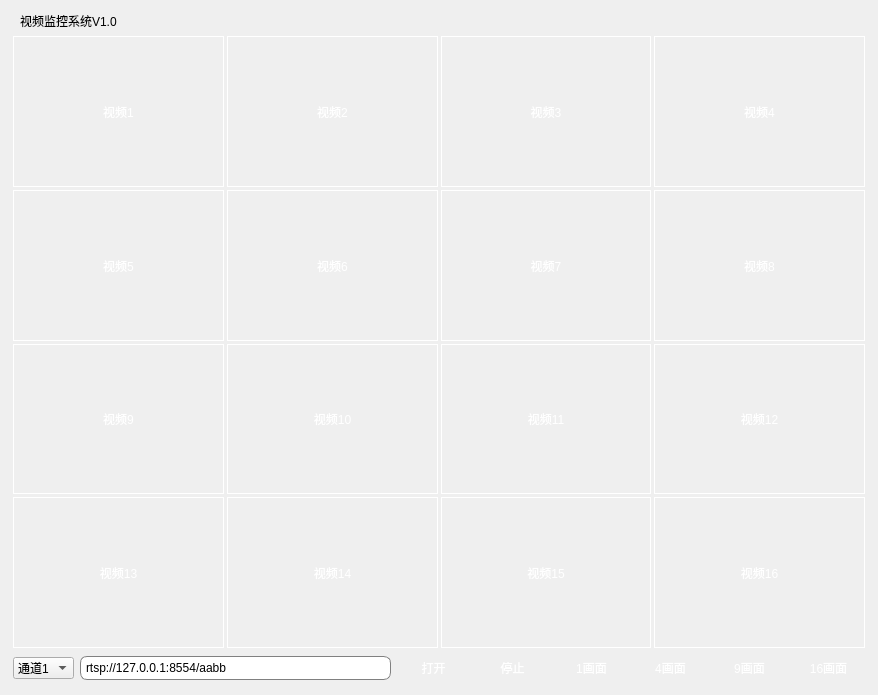
<?xml version="1.0" encoding="UTF-8"?>
<ui version="4.0">
 <class>frmMain</class>
 <widget class="QWidget" name="frmMain">
  <property name="geometry">
   <rect>
    <x>0</x>
    <y>0</y>
    <width>878</width>
    <height>695</height>
   </rect>
  </property>
  <property name="windowTitle">
   <string>安防视频监控系统</string>
  </property>
  <property name="styleSheet">
   <string notr="true">QLineEdit{
	border:1px solid gray;border-radius:7px;padding:3px;
}

QPushButton#btn_menu{
	background-image: url(:/image/btn_menu_normal.png);
	border: 0px;
}
QPushButton#btn_menu:hover{
	background-image: url(:/image/btn_menu_hover.png);
	border: 0px;
}
QPushButton#btn_menu:checked{
	background-image: url(:/image/btn_menu_hover.png);
	border: 0px;
}

/*minBtn*/
QPushButton#btn_min{
	background-image: url(:/image/btn_min_normal.png);
	border: 0px;
}
QPushButton#btn_min:hover{
	background-image: url(:/image/btn_min_hover.png);
	border: 0px;
}
QPushButton#btnmin:checked{
	background-image: url(:/image/btn_min_hover.png);
	border: 0px;
}

/*nomalBtn*/
QPushButton#btn_max{
	background-image: url(:/image/btn_max_normal.png);
	border: 0px;
}
QPushButton#btn_max:hover{
	background-image: url(:/image/btn_max_hover.png);
	border: 0px;
}
QPushButton#btn_max:checked{
	background-image: url(:/image/btn_max_hover.png);
	border: 0px;
}

/*closeBtn*/
QPushButton#btn_close{
	background-image: url(:/image/btn_close_normal.png);
	border: 0px;
}
QPushButton#btn_close:hover{
	background-image: url(:/image/btn_close_hover.png);
	border: 0px;
}
QPushButton#btn_close:checked{
	background-image: url(:/image/btn_close_hover.png);
	border: 0px;
}

QLabel#labVideo1,#labVideo2,#labVideo3,#labVideo4,#labVideo5,#labVideo6,#labVideo7,#labVideo8,#labVideo9,#labVideo10,#labVideo11,#labVideo12,#labVideo13,#labVideo14,#labVideo15,#labVideo16{
	border-image: url(:/image/lab_normal.png);
	color: rgb(255, 255, 255);
	font: 25pt &quot;微软雅黑&quot;;
}
QLabel:hover#labVideo1,QLabel:hover#labVideo2,QLabel:hover#labVideo3,QLabel:hover#labVideo4,QLabel:hover#labVideo5,QLabel:hover#labVideo6,QLabel:hover#labVideo7,QLabel:hover#labVideo8,QLabel:hover#labVideo9,QLabel:hover#labVideo10,QLabel:hover#labVideo11,QLabel:hover#labVideo12,QLabel:hover#labVideo13,QLabel:hover#labVideo14,QLabel:hover#labVideo15,QLabel:hover#labVideo16{
	border-image: url(:/image/lab_hover.png);
}

QPushButton#btnOpen,#btnStop,#btn1,#btn4,#btn9,#btn16{	
	border: 0px;
	padding: 4px;
    min-width: 65px;
    min-height: 20px;
	color: rgb(255, 255, 255);
	font: 10pt &quot;微软雅黑&quot;;
	border-image: url(:/image/btn_normal.png);	
}

QPushButton:pressed#btnOpen,QPushButton:pressed#btnStop,QPushButton:pressed#btn1,QPushButton:pressed#btn4,QPushButton:pressed#btn9,QPushButton:pressed#btn16{
	border-image: url(:/image/btn_press.png);	
}
</string>
  </property>
  <layout class="QVBoxLayout" name="verticalLayout_2">
   <property name="spacing">
    <number>6</number>
   </property>
   <property name="leftMargin">
    <number>10</number>
   </property>
   <property name="topMargin">
    <number>12</number>
   </property>
   <property name="rightMargin">
    <number>10</number>
   </property>
   <property name="bottomMargin">
    <number>10</number>
   </property>
   <item>
    <layout class="QHBoxLayout" name="layTitle">
     <property name="spacing">
      <number>0</number>
     </property>
     <property name="leftMargin">
      <number>10</number>
     </property>
     <property name="topMargin">
      <number>0</number>
     </property>
     <item>
      <widget class="QLabel" name="lab_title">
       <property name="sizePolicy">
        <sizepolicy hsizetype="Expanding" vsizetype="Preferred">
         <horstretch>0</horstretch>
         <verstretch>0</verstretch>
        </sizepolicy>
       </property>
       <property name="styleSheet">
        <string notr="true">font: 10pt &quot;微软雅黑&quot;;</string>
       </property>
       <property name="text">
        <string>视频监控系统V1.0</string>
       </property>
       <property name="alignment">
        <set>Qt::AlignBottom|Qt::AlignLeading|Qt::AlignLeft</set>
       </property>
      </widget>
     </item>
     <item>
      <widget class="QPushButton" name="btn_menu">
       <property name="minimumSize">
        <size>
         <width>33</width>
         <height>18</height>
        </size>
       </property>
       <property name="maximumSize">
        <size>
         <width>33</width>
         <height>18</height>
        </size>
       </property>
       <property name="text">
        <string/>
       </property>
      </widget>
     </item>
     <item>
      <widget class="QPushButton" name="btn_min">
       <property name="minimumSize">
        <size>
         <width>33</width>
         <height>18</height>
        </size>
       </property>
       <property name="maximumSize">
        <size>
         <width>33</width>
         <height>18</height>
        </size>
       </property>
       <property name="text">
        <string/>
       </property>
      </widget>
     </item>
     <item>
      <widget class="QPushButton" name="btn_max">
       <property name="sizePolicy">
        <sizepolicy hsizetype="Fixed" vsizetype="Fixed">
         <horstretch>0</horstretch>
         <verstretch>0</verstretch>
        </sizepolicy>
       </property>
       <property name="minimumSize">
        <size>
         <width>33</width>
         <height>18</height>
        </size>
       </property>
       <property name="maximumSize">
        <size>
         <width>33</width>
         <height>18</height>
        </size>
       </property>
       <property name="text">
        <string/>
       </property>
      </widget>
     </item>
     <item>
      <widget class="QPushButton" name="btn_close">
       <property name="minimumSize">
        <size>
         <width>48</width>
         <height>18</height>
        </size>
       </property>
       <property name="maximumSize">
        <size>
         <width>48</width>
         <height>18</height>
        </size>
       </property>
       <property name="text">
        <string/>
       </property>
      </widget>
     </item>
    </layout>
   </item>
   <item>
    <layout class="QVBoxLayout" name="layMain" stretch="0,0,0,0">
     <property name="spacing">
      <number>3</number>
     </property>
     <property name="leftMargin">
      <number>3</number>
     </property>
     <property name="topMargin">
      <number>0</number>
     </property>
     <property name="rightMargin">
      <number>3</number>
     </property>
     <property name="bottomMargin">
      <number>0</number>
     </property>
     <item>
      <layout class="QHBoxLayout" name="lay1">
       <property name="spacing">
        <number>3</number>
       </property>
       <item>
        <widget class="QLabel" name="labVideo1">
         <property name="sizePolicy">
          <sizepolicy hsizetype="Preferred" vsizetype="Expanding">
           <horstretch>0</horstretch>
           <verstretch>0</verstretch>
          </sizepolicy>
         </property>
         <property name="frameShape">
          <enum>QFrame::Panel</enum>
         </property>
         <property name="frameShadow">
          <enum>QFrame::Plain</enum>
         </property>
         <property name="lineWidth">
          <number>1</number>
         </property>
         <property name="midLineWidth">
          <number>0</number>
         </property>
         <property name="text">
          <string>视频1</string>
         </property>
         <property name="alignment">
          <set>Qt::AlignCenter</set>
         </property>
        </widget>
       </item>
       <item>
        <widget class="QLabel" name="labVideo2">
         <property name="sizePolicy">
          <sizepolicy hsizetype="Preferred" vsizetype="Expanding">
           <horstretch>0</horstretch>
           <verstretch>0</verstretch>
          </sizepolicy>
         </property>
         <property name="frameShape">
          <enum>QFrame::Panel</enum>
         </property>
         <property name="frameShadow">
          <enum>QFrame::Plain</enum>
         </property>
         <property name="lineWidth">
          <number>1</number>
         </property>
         <property name="midLineWidth">
          <number>0</number>
         </property>
         <property name="text">
          <string>视频2</string>
         </property>
         <property name="alignment">
          <set>Qt::AlignCenter</set>
         </property>
        </widget>
       </item>
       <item>
        <widget class="QLabel" name="labVideo3">
         <property name="sizePolicy">
          <sizepolicy hsizetype="Preferred" vsizetype="Expanding">
           <horstretch>0</horstretch>
           <verstretch>0</verstretch>
          </sizepolicy>
         </property>
         <property name="frameShape">
          <enum>QFrame::Panel</enum>
         </property>
         <property name="frameShadow">
          <enum>QFrame::Plain</enum>
         </property>
         <property name="lineWidth">
          <number>1</number>
         </property>
         <property name="midLineWidth">
          <number>0</number>
         </property>
         <property name="text">
          <string>视频3</string>
         </property>
         <property name="alignment">
          <set>Qt::AlignCenter</set>
         </property>
        </widget>
       </item>
       <item>
        <widget class="QLabel" name="labVideo4">
         <property name="sizePolicy">
          <sizepolicy hsizetype="Preferred" vsizetype="Expanding">
           <horstretch>0</horstretch>
           <verstretch>0</verstretch>
          </sizepolicy>
         </property>
         <property name="frameShape">
          <enum>QFrame::Panel</enum>
         </property>
         <property name="frameShadow">
          <enum>QFrame::Plain</enum>
         </property>
         <property name="lineWidth">
          <number>1</number>
         </property>
         <property name="midLineWidth">
          <number>0</number>
         </property>
         <property name="text">
          <string>视频4</string>
         </property>
         <property name="alignment">
          <set>Qt::AlignCenter</set>
         </property>
        </widget>
       </item>
      </layout>
     </item>
     <item>
      <layout class="QHBoxLayout" name="lay2">
       <property name="spacing">
        <number>3</number>
       </property>
       <item>
        <widget class="QLabel" name="labVideo5">
         <property name="sizePolicy">
          <sizepolicy hsizetype="Preferred" vsizetype="Expanding">
           <horstretch>0</horstretch>
           <verstretch>0</verstretch>
          </sizepolicy>
         </property>
         <property name="frameShape">
          <enum>QFrame::Panel</enum>
         </property>
         <property name="frameShadow">
          <enum>QFrame::Plain</enum>
         </property>
         <property name="lineWidth">
          <number>1</number>
         </property>
         <property name="midLineWidth">
          <number>0</number>
         </property>
         <property name="text">
          <string>视频5</string>
         </property>
         <property name="alignment">
          <set>Qt::AlignCenter</set>
         </property>
        </widget>
       </item>
       <item>
        <widget class="QLabel" name="labVideo6">
         <property name="sizePolicy">
          <sizepolicy hsizetype="Preferred" vsizetype="Expanding">
           <horstretch>0</horstretch>
           <verstretch>0</verstretch>
          </sizepolicy>
         </property>
         <property name="frameShape">
          <enum>QFrame::Panel</enum>
         </property>
         <property name="frameShadow">
          <enum>QFrame::Plain</enum>
         </property>
         <property name="lineWidth">
          <number>1</number>
         </property>
         <property name="midLineWidth">
          <number>0</number>
         </property>
         <property name="text">
          <string>视频6</string>
         </property>
         <property name="alignment">
          <set>Qt::AlignCenter</set>
         </property>
        </widget>
       </item>
       <item>
        <widget class="QLabel" name="labVideo7">
         <property name="sizePolicy">
          <sizepolicy hsizetype="Preferred" vsizetype="Expanding">
           <horstretch>0</horstretch>
           <verstretch>0</verstretch>
          </sizepolicy>
         </property>
         <property name="frameShape">
          <enum>QFrame::Panel</enum>
         </property>
         <property name="frameShadow">
          <enum>QFrame::Plain</enum>
         </property>
         <property name="lineWidth">
          <number>1</number>
         </property>
         <property name="midLineWidth">
          <number>0</number>
         </property>
         <property name="text">
          <string>视频7</string>
         </property>
         <property name="alignment">
          <set>Qt::AlignCenter</set>
         </property>
        </widget>
       </item>
       <item>
        <widget class="QLabel" name="labVideo8">
         <property name="sizePolicy">
          <sizepolicy hsizetype="Preferred" vsizetype="Expanding">
           <horstretch>0</horstretch>
           <verstretch>0</verstretch>
          </sizepolicy>
         </property>
         <property name="frameShape">
          <enum>QFrame::Panel</enum>
         </property>
         <property name="frameShadow">
          <enum>QFrame::Plain</enum>
         </property>
         <property name="lineWidth">
          <number>1</number>
         </property>
         <property name="midLineWidth">
          <number>0</number>
         </property>
         <property name="text">
          <string>视频8</string>
         </property>
         <property name="alignment">
          <set>Qt::AlignCenter</set>
         </property>
        </widget>
       </item>
      </layout>
     </item>
     <item>
      <layout class="QHBoxLayout" name="lay3">
       <property name="spacing">
        <number>3</number>
       </property>
       <item>
        <widget class="QLabel" name="labVideo9">
         <property name="sizePolicy">
          <sizepolicy hsizetype="Preferred" vsizetype="Expanding">
           <horstretch>0</horstretch>
           <verstretch>0</verstretch>
          </sizepolicy>
         </property>
         <property name="frameShape">
          <enum>QFrame::Panel</enum>
         </property>
         <property name="frameShadow">
          <enum>QFrame::Plain</enum>
         </property>
         <property name="lineWidth">
          <number>1</number>
         </property>
         <property name="midLineWidth">
          <number>0</number>
         </property>
         <property name="text">
          <string>视频9</string>
         </property>
         <property name="alignment">
          <set>Qt::AlignCenter</set>
         </property>
        </widget>
       </item>
       <item>
        <widget class="QLabel" name="labVideo10">
         <property name="sizePolicy">
          <sizepolicy hsizetype="Preferred" vsizetype="Expanding">
           <horstretch>0</horstretch>
           <verstretch>0</verstretch>
          </sizepolicy>
         </property>
         <property name="frameShape">
          <enum>QFrame::Panel</enum>
         </property>
         <property name="frameShadow">
          <enum>QFrame::Plain</enum>
         </property>
         <property name="lineWidth">
          <number>1</number>
         </property>
         <property name="midLineWidth">
          <number>0</number>
         </property>
         <property name="text">
          <string>视频10</string>
         </property>
         <property name="alignment">
          <set>Qt::AlignCenter</set>
         </property>
        </widget>
       </item>
       <item>
        <widget class="QLabel" name="labVideo11">
         <property name="sizePolicy">
          <sizepolicy hsizetype="Preferred" vsizetype="Expanding">
           <horstretch>0</horstretch>
           <verstretch>0</verstretch>
          </sizepolicy>
         </property>
         <property name="frameShape">
          <enum>QFrame::Panel</enum>
         </property>
         <property name="frameShadow">
          <enum>QFrame::Plain</enum>
         </property>
         <property name="lineWidth">
          <number>1</number>
         </property>
         <property name="midLineWidth">
          <number>0</number>
         </property>
         <property name="text">
          <string>视频11</string>
         </property>
         <property name="alignment">
          <set>Qt::AlignCenter</set>
         </property>
        </widget>
       </item>
       <item>
        <widget class="QLabel" name="labVideo12">
         <property name="sizePolicy">
          <sizepolicy hsizetype="Preferred" vsizetype="Expanding">
           <horstretch>0</horstretch>
           <verstretch>0</verstretch>
          </sizepolicy>
         </property>
         <property name="frameShape">
          <enum>QFrame::Panel</enum>
         </property>
         <property name="frameShadow">
          <enum>QFrame::Plain</enum>
         </property>
         <property name="lineWidth">
          <number>1</number>
         </property>
         <property name="midLineWidth">
          <number>0</number>
         </property>
         <property name="text">
          <string>视频12</string>
         </property>
         <property name="alignment">
          <set>Qt::AlignCenter</set>
         </property>
        </widget>
       </item>
      </layout>
     </item>
     <item>
      <layout class="QHBoxLayout" name="lay4">
       <property name="spacing">
        <number>3</number>
       </property>
       <item>
        <widget class="QLabel" name="labVideo13">
         <property name="sizePolicy">
          <sizepolicy hsizetype="Preferred" vsizetype="Expanding">
           <horstretch>0</horstretch>
           <verstretch>0</verstretch>
          </sizepolicy>
         </property>
         <property name="frameShape">
          <enum>QFrame::Panel</enum>
         </property>
         <property name="frameShadow">
          <enum>QFrame::Plain</enum>
         </property>
         <property name="lineWidth">
          <number>1</number>
         </property>
         <property name="midLineWidth">
          <number>0</number>
         </property>
         <property name="text">
          <string>视频13</string>
         </property>
         <property name="alignment">
          <set>Qt::AlignCenter</set>
         </property>
        </widget>
       </item>
       <item>
        <widget class="QLabel" name="labVideo14">
         <property name="sizePolicy">
          <sizepolicy hsizetype="Preferred" vsizetype="Expanding">
           <horstretch>0</horstretch>
           <verstretch>0</verstretch>
          </sizepolicy>
         </property>
         <property name="frameShape">
          <enum>QFrame::Panel</enum>
         </property>
         <property name="frameShadow">
          <enum>QFrame::Plain</enum>
         </property>
         <property name="lineWidth">
          <number>1</number>
         </property>
         <property name="midLineWidth">
          <number>0</number>
         </property>
         <property name="text">
          <string>视频14</string>
         </property>
         <property name="alignment">
          <set>Qt::AlignCenter</set>
         </property>
        </widget>
       </item>
       <item>
        <widget class="QLabel" name="labVideo15">
         <property name="sizePolicy">
          <sizepolicy hsizetype="Preferred" vsizetype="Expanding">
           <horstretch>0</horstretch>
           <verstretch>0</verstretch>
          </sizepolicy>
         </property>
         <property name="frameShape">
          <enum>QFrame::Panel</enum>
         </property>
         <property name="frameShadow">
          <enum>QFrame::Plain</enum>
         </property>
         <property name="lineWidth">
          <number>1</number>
         </property>
         <property name="midLineWidth">
          <number>0</number>
         </property>
         <property name="text">
          <string>视频15</string>
         </property>
         <property name="alignment">
          <set>Qt::AlignCenter</set>
         </property>
        </widget>
       </item>
       <item>
        <widget class="QLabel" name="labVideo16">
         <property name="sizePolicy">
          <sizepolicy hsizetype="Preferred" vsizetype="Expanding">
           <horstretch>0</horstretch>
           <verstretch>0</verstretch>
          </sizepolicy>
         </property>
         <property name="frameShape">
          <enum>QFrame::Panel</enum>
         </property>
         <property name="frameShadow">
          <enum>QFrame::Plain</enum>
         </property>
         <property name="lineWidth">
          <number>1</number>
         </property>
         <property name="midLineWidth">
          <number>0</number>
         </property>
         <property name="text">
          <string>视频16</string>
         </property>
         <property name="alignment">
          <set>Qt::AlignCenter</set>
         </property>
        </widget>
       </item>
      </layout>
     </item>
    </layout>
   </item>
   <item>
    <layout class="QHBoxLayout" name="laybottom">
     <property name="leftMargin">
      <number>3</number>
     </property>
     <property name="topMargin">
      <number>0</number>
     </property>
     <property name="rightMargin">
      <number>3</number>
     </property>
     <property name="bottomMargin">
      <number>3</number>
     </property>
     <item>
      <widget class="QComboBox" name="comboBox_channels">
       <item>
        <property name="text">
         <string>通道1</string>
        </property>
       </item>
       <item>
        <property name="text">
         <string>通道2</string>
        </property>
       </item>
       <item>
        <property name="text">
         <string>通道3</string>
        </property>
       </item>
       <item>
        <property name="text">
         <string>通道4</string>
        </property>
       </item>
      </widget>
     </item>
     <item>
      <widget class="QLineEdit" name="txtUrl">
       <property name="text">
        <string>rtsp://127.0.0.1:8554/aabb</string>
       </property>
      </widget>
     </item>
     <item>
      <widget class="QPushButton" name="btnOpen">
       <property name="cursor">
        <cursorShape>PointingHandCursor</cursorShape>
       </property>
       <property name="text">
        <string>打开</string>
       </property>
       <property name="checkable">
        <bool>false</bool>
       </property>
      </widget>
     </item>
     <item>
      <widget class="QPushButton" name="btnStop">
       <property name="cursor">
        <cursorShape>PointingHandCursor</cursorShape>
       </property>
       <property name="text">
        <string>停止</string>
       </property>
       <property name="checkable">
        <bool>false</bool>
       </property>
      </widget>
     </item>
     <item>
      <widget class="QPushButton" name="btn1">
       <property name="cursor">
        <cursorShape>PointingHandCursor</cursorShape>
       </property>
       <property name="text">
        <string>1画面</string>
       </property>
       <property name="checkable">
        <bool>false</bool>
       </property>
      </widget>
     </item>
     <item>
      <widget class="QPushButton" name="btn4">
       <property name="cursor">
        <cursorShape>PointingHandCursor</cursorShape>
       </property>
       <property name="text">
        <string>4画面</string>
       </property>
       <property name="checkable">
        <bool>false</bool>
       </property>
      </widget>
     </item>
     <item>
      <widget class="QPushButton" name="btn9">
       <property name="cursor">
        <cursorShape>PointingHandCursor</cursorShape>
       </property>
       <property name="text">
        <string>9画面</string>
       </property>
       <property name="checkable">
        <bool>false</bool>
       </property>
      </widget>
     </item>
     <item>
      <widget class="QPushButton" name="btn16">
       <property name="cursor">
        <cursorShape>PointingHandCursor</cursorShape>
       </property>
       <property name="text">
        <string>16画面</string>
       </property>
      </widget>
     </item>
    </layout>
   </item>
  </layout>
 </widget>
 <layoutdefault spacing="6" margin="11"/>
 <tabstops>
  <tabstop>btnOpen</tabstop>
  <tabstop>txtUrl</tabstop>
 </tabstops>
 <resources/>
 <connections/>
</ui>
